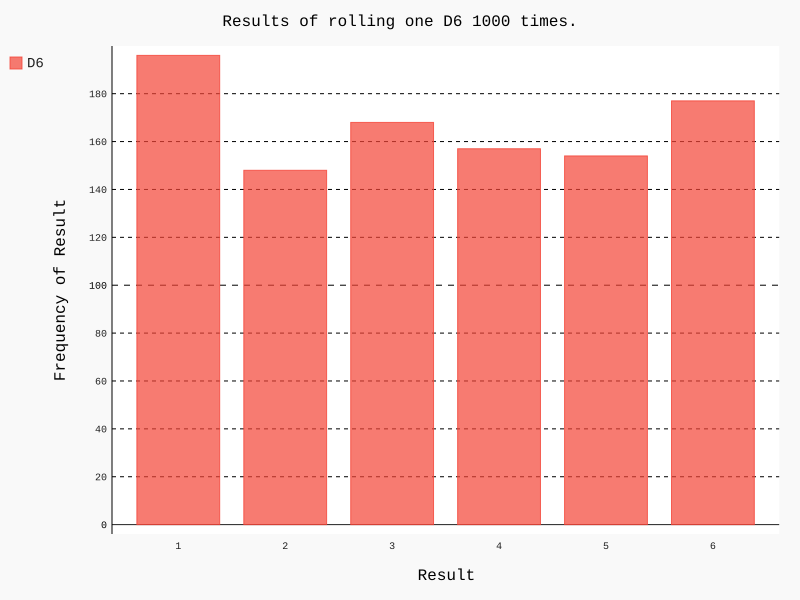

Here is the Python script that generated this plot:
import pygal
from die import Die

# Create a D6.
die = Die()

# Make some rolls, and store results in a list.
results = []
for roll_num in range(1000):
    result = die.roll()
    results.append(result)


# Analyze the results.
frequencies = []
for value in range(1, die.num_sides + 1):
    frequency = results.count(value)
    frequencies.append(frequency)
print(frequencies)

# Visualize the results.
hist = pygal.Bar()

hist.title = "Results of rolling one D6 1000 times."
hist.x_labels = ["1", "2", "3", "4", "5", "6"]
hist.x_title = "Result"
hist.y_title = "Frequency of Result"
hist.add("D6", frequencies)
hist.render_to_file("die_visual.svg")
